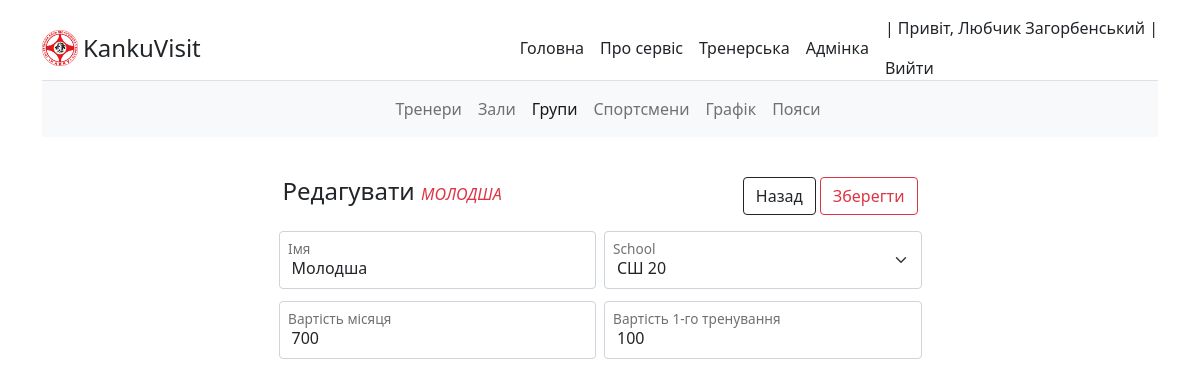
The page /visit/dodjo/group/molodsha-ssh-20/edit (signed in) on the database its author committed.
### coach/models.py (models this page shows, shortened)
class Coach(AbstractUser):
    surname = models.CharField('По батькові', max_length=20, blank=True)
    dateBirth = models.DateField(
        'Дата народження', default='2000-09-12', blank=True)
    telephone = models.IntegerField(
        'Номер телефону', default='380671111111', blank=True)
    telephone2 = models.IntegerField('Номер телефону 2', blank=True, null=True)
    belts = models.ForeignKey(Belt,
                              on_delete=models.SET_NULL,
                              blank=True,
                              null=True)
    information = models.TextField('Інформація про тренера', blank=True)
    slug = models.SlugField(max_length=255, unique=True,
                            db_index=True, verbose_name='URL')
    class Meta:
        verbose_name = 'Тренер'
        verbose_name_plural = 'Тренери'
        ordering = ['-is_active', 'last_name']

### dodjo/models.py (models this page shows, shortened)
class Group(models.Model):
    name = models.CharField('Імя', max_length=20)
    costMoon = models.IntegerField('Вартість місяця', blank=True, null=True)
    costTraining = models.IntegerField(
        'Вартість 1-го тренування', blank=True, null=True)
    school = models.ForeignKey(School,
                               on_delete=models.CASCADE,
                               blank=True,
                               null=True)
    coach = models.ForeignKey(Coach,
                              on_delete=models.SET_NULL,
                              blank=True,
                              null=True)
    slug = models.SlugField(max_length=255, unique=True,
                            db_index=True, verbose_name='URL')
    class Meta:
        verbose_name = 'Група'
        verbose_name_plural = 'Групи'

### dodjo/views.py (the view)
# urls.py: path('group/<slug:slug>/edit', views.GroupEditView.as_view(), name='group-edit'),
class GroupEditView(LoginRequiredMixin, CustomSuccessMessageMixin, UpdateView):
    model = Group
    template_name = 'group/visit/groupedit.html'
    form_class = GroupAddForm
    success_url = reverse_lazy('group')
    success_msg = Group._meta.verbose_name + ' обновлена успішно!'
    def get_context_data(self, **kwargs):
        context = super().get_context_data(**kwargs)
        context['activeGroup'] = 'active'
        return context
    def get_form_kwargs(self):
        kwargs = super(GroupEditView, self).get_form_kwargs()
        if self.request.user != kwargs['instance'].coach:
            return self.handle_no_permission()
        kwargs.update({'user_id': self.request.user.id})
        return kwargs

### dodjo/forms.py
class GroupAddForm(ModelForm):
    class Meta:
        model = Group
        fields = ['name', 'school', 'costMoon', 'costTraining']
        exclude = ['slug', 'coach']
        widgets = {
            'name': TextInput(attrs={'class': 'form-control', 'placeholder': 'Введіть назву'}),
            'school': Select(attrs={'class': 'form-select '}),
            'costMoon': NumberInput(attrs={'class': 'form-control'}),
            'costTraining': NumberInput(attrs={'class': 'form-control'})
        }
    def __init__(self, *args, **kwargs):
        user_id = kwargs.pop('user_id', None)
        super(GroupAddForm, self).__init__(*args, **kwargs)
        self.fields['school'].empty_label = None
        self.fields['school'].queryset = School.objects.filter(
            coach=user_id)

### dodjo/models.py (called while the page is built)
    def __str__(self):
        return self.name

### dodjo/templates/group/visit/groupedit.html
{% extends 'main/visit/templates/edit.html' %}
{% block backurl %}
{%url 'group'%}
{% endblock %}

### main/templates/main/visit/templates/edit.html (shortened to what this page needs)
{% extends 'main/visit/templates/baseVisit.html' %}
{%block content%}
<form class="row col-lg-7 m-auto g-2 mt-4" method="post">
  <div class="d-flex p-2 sticky-top">
    <h4 class="me-auto">Редагувати <span
        class="text-uppercase text-danger fs-6 fst-italic fw-light">{{form.first_name.value}}
        {{ form.last_name.value }} {{ form.name.value }}</span></h4>
    <a href="{% block backurl %} {%url 'home'%} {% endblock backurl %}"
      class="btn btn-outline-dark sticky-top me-1">Назад
    </a>
    <button type="submit" class="btn btn-outline-danger sticky-top">Зберегти
    </button>
  </div>
  {% block inputedit %}
  {% for f in form %}
  <div class="form-floating {% block size%} col-sm-6 {% endblock%}" bis_skin_checked="1">
    {% if f.html_name == 'is_active' %}
    <div class="form-check form-switch form-floating col-6">
      <input class="form-check-input" type="checkbox" name="is_active" id="flexSwitchCheckChecked"
        placeholder="Тренується" {% if f.value == True %} checked {% endif %}>
      <p>Активний?</p>
    </div>
    {% elif f.html_name == 'photo' and f.value %}
    <img src="{{f.value.url}}" alt="">
    {% else %}
    {{f}}
    <label for="{{f.id_for_label}}">{{f.label}}</label>
    {% endif %}
  </div>
  {% endfor %}
  {% endblock inputedit %}
</form>
{% endblock content %}

### main/templates/main/base.html (shortened to what this page needs)
{% load static %}
<!DOCTYPE html>
<html lang="ru">
<head>
  <link rel="stylesheet" href="https://cdn.jsdelivr.net/npm/bootstrap@5.1.3/dist/css/bootstrap.min.css"
 />
  <link rel="stylesheet" href="https://cdn.jsdelivr.net/npm/bootstrap-icons@1.8.0/font/bootstrap-icons.css">
  <link type="text/css" rel="stylesheet" href="{% static 'main/css/style.css' %}">
</head>
<body>
  <div class="container py-3">
    <div class="d-flex flex-column flex-md-row align-items-center border-bottom" bis_skin_checked="1">
      <a href="{% url 'home' %}" class="d-flex align-items-center text-dark text-decoration-none logo">
        <img height="36" src="{% static 'main/images/kanku250.png' %}" alt="Логотип">
        <span class="fs-4">KankuVisit</span>
      </a>
      <nav class="d-inline-flex mt-2 mt-md-0 ms-md-auto">
        <a class="me-3 py-2 text-dark text-decoration-none" href="{% url 'home' %}">Головна</a>
        <a class="me-3 py-2 text-dark text-decoration-none" href="{% url 'about' %}">Про сервіс</a>
        {% if user.is_authenticated %}
        <a class="me-3 py-2 text-dark text-decoration-none" href="{% url 'visit' %}">Тренерська</a>
        <a class="me-3 py-2 text-dark text-decoration-none" href="admin">Адмінка</a>
        {% else %}
        <a class="me-3 py-2 text-dark text-decoration-none" href="{% url 'login' %}">Увійти</a>
        <a class="me-3 py-2 text-dark text-decoration-none" href="{% url 'register' %}">Зареєструватись</a>
        {% endif %}
      </nav>
      {% if user.is_authenticated %}
      <div>
        <p>| Привіт, {%if user.first_name%} {{user.first_name}} {{user.last_name}}{%else%}{{user.username}}{%endif%} |
        </p>
        <a class="me-3 py-2 text-dark text-decoration-none" href="{% url 'logout' %}">Вийти</a>
      </div>
      {% endif %}
    </div>
    {% block navigation %}
    {% endblock navigation %}
    {% block content %}
    {% endblock content %}
  </div>
</body>
</html>

### main/static/main/css/style.css (style rules this page uses)
a.logo img { padding-right: 5px; }
a { color: #212529; text-decoration: none; }

### rows shown on the page
Coach: first_name "Любчик", last_name "Загорбенський"
Group: name.value "МОЛОДША", form "Молодша" "СШ 20" "700" "100"
